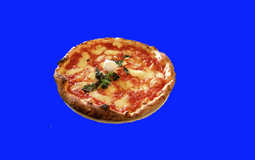
#> input picture background_removal/blue_pizza.png, 255 x 160 px, shrunk from 334 x 209 before the run
$ jupyter execute blueScreen.ipynb
#> lines starting #> are read from the running program, lines starting #| are printed output that depends on the picture; after the words box and inside, x2 and y2 are one past the last pixel; in counts of white or black regions, pixels touching at a corner belong together
[cell 1]
import cv2 as cv

[cell 2]
print(cv.__version__)

[cell 3]
import matplotlib.pyplot as plt

[cell 4]
import numpy as np

[cell 5]
def showrgb(img):
    img_d = cv.cvtColor(img , cv.COLOR_BGR2RGB)
    plt.imshow(img_d)

[cell 6]
img = cv.imread("blue_pizza.png")
#> img is the input picture: shape (160, 255, 3); mean B, G, R 214.3, 51.4, 45.4

[cell 7]
img.shape
#> Out = (160, 255, 3)

[cell 8]
img_display = cv.cvtColor(img,cv.COLOR_RGB2BGR)

[cell 9]
plt.imshow(img)

[cell 10]
bg = cv.imread("space_bg.jpg")
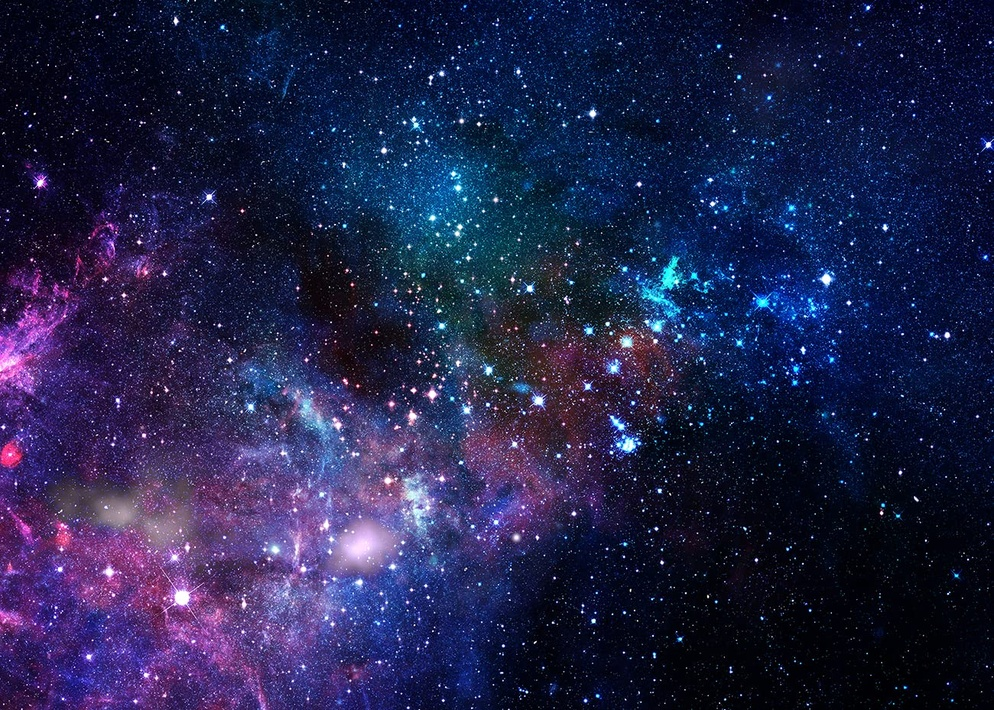
#> input picture background_removal/space_bg.jpg, 994 x 710 px, shrunk from 1300 x 929 before the run
#> bg is the input picture: shape (710, 994, 3); mean B, G, R 74.2, 34.7, 33.5
bg_display=cv.cvtColor(bg,cv.COLOR_RGB2BGR)
plt.imshow(bg_display)
width = img.shape[1]
#> width = 255
height = img.shape[0]
#> height = 160
print (width, height)
#| 255 160

[cell 11]
# img_hsv = cv.cvtColor(img,cv.COLOR_BGR2HSV)
# bg_hsv = cv.cvtColor(bg,cv.COLOR_BGR2HSV)
# plt.imshow(img_hsv)

[cell 12]
#img_hsv[0:100,0]
#0:100 , first 0 to 100 lines

[cell 13]
# for i in range(width):  #checking color for cell by cell . recheck the code
#     for j in range(height):
#         if img_hsv[j,i,0] != 117:
#             bg_hsv[j,i] = img_hsv[j,i]

[cell 14]
#bg = cv.cvtColor(bg_hsv,cv.COLOR_HSV2BGR)
#img = cv.cvtColor(bg_hsv,cv.COLOR_HSV2BGR)

[cell 15]
showrgb(bg) #done processing / output

[cell 16]
img_gray = cv.cvtColor(img, cv.COLOR_BGR2GRAY)
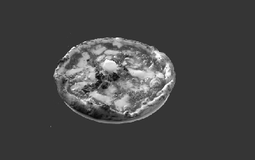
#> img_gray: shape (160, 255); min 5, max 255, mean 68.2
mask = cv.inRange(img_gray , 50 , 55)
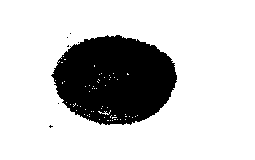
#> mask: shape (160, 255); 79.3% white; 7 black regions (6 under 20 px), largest, box (x1, y1, x2, y2) and area: (51, 35, 177, 125) 8422

[cell 17]
kernel = np.ones((3,3),np.uint8)
mask_clean = mask.copy()
# mask_clean = cv.dilate(mask,kernel,iterations = 1)
# mask_clean = cv.erode(mask,kernel,iterations = 1)
mask_clean = cv.morphologyEx(mask, cv.MORPH_CLOSE, kernel)
#> mask_clean: shape (160, 255); 79.7% white; 1 black region, box (x1, y1, x2, y2) and area: (52, 35, 177, 124) 8298

[cell 18]
plt.imshow(mask_clean, cmap = 'gray' )

[cell 19]
mask_clean = cv.morphologyEx(mask_clean, cv.MORPH_OPEN, kernel)
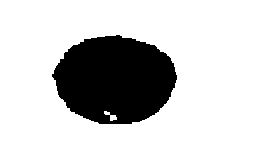
#> mask_clean: shape (160, 255); 79.4% white; 1 black region, box (x1, y1, x2, y2) and area: (52, 35, 177, 124) 8413
mask_clean = cv.erode(mask_clean,kernel,iterations = 2)
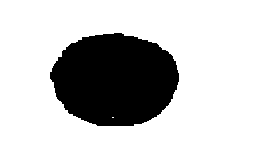
#> mask_clean: shape (160, 255); 77.1% white; 1 black region, box (x1, y1, x2, y2) and area: (50, 33, 179, 126) 9339


plt.imshow(mask_clean, cmap = 'gray' )

[cell 20]
img_gray[0,0]
#> Out = 53

[cell 21]
img_with_mask = img.copy()
img_with_mask [mask_clean != 0] = [0,0,0] #recheck this
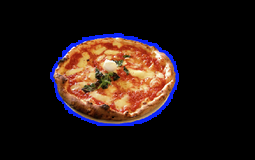
#> img_with_mask: shape (160, 255, 3); mean B, G, R 20.7, 23.7, 36.9
showrgb(img_with_mask)

[cell 22]
#1 crop the image

bg_crop = bg[0:height , 0:width].copy()
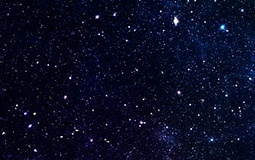
#> bg_crop: shape (160, 255, 3); mean B, G, R 35.5, 12.4, 9.5
showrgb(bg_crop)

[cell 23]
#2apply the mask
bg_crop[mask== 0] = [0,0,0]
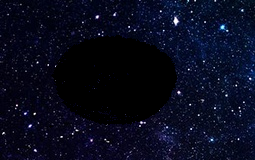
#> bg_crop: shape (160, 255, 3); mean B, G, R 29.1, 10.5, 7.8
showrgb(bg_crop)

[cell 24]
final_img = bg_crop + img_with_mask
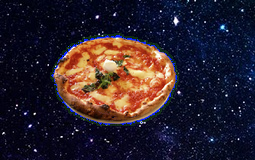
#> final_img: shape (160, 255, 3); mean B, G, R 44.8, 34.1, 44.7

[cell 25]
showrgb(final_img)

[cell 26]
bg[0:height , 0:width] = final_img
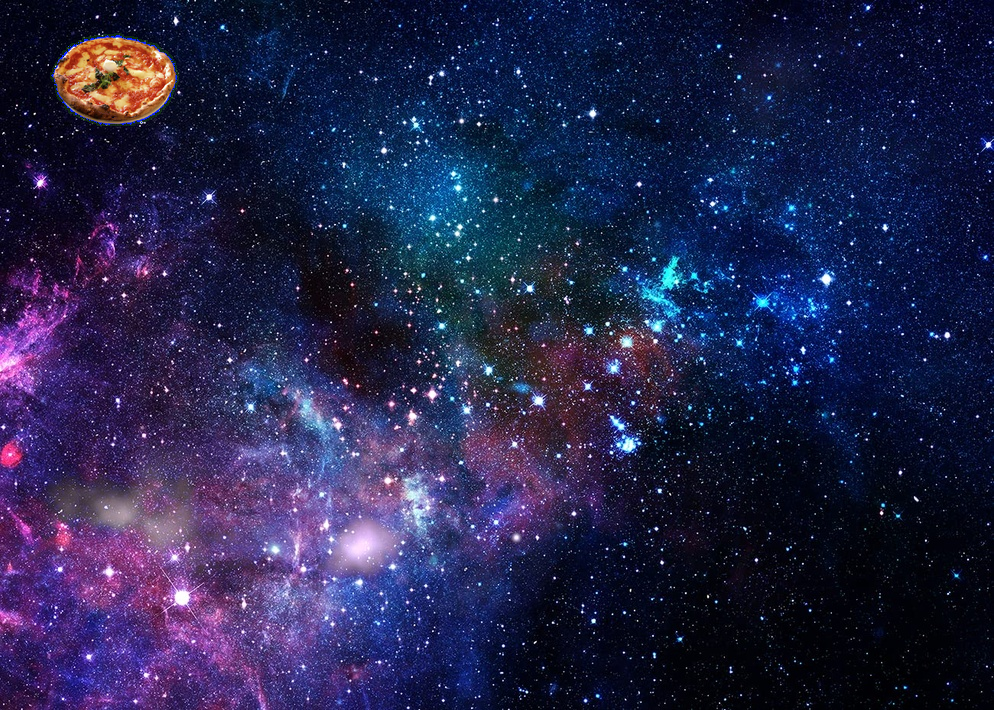
#> bg: shape (710, 994, 3); 1.32% of pixels changed, all inside (x1, y1, x2, y2) = (49, 33, 179, 128)
showrgb(bg)
